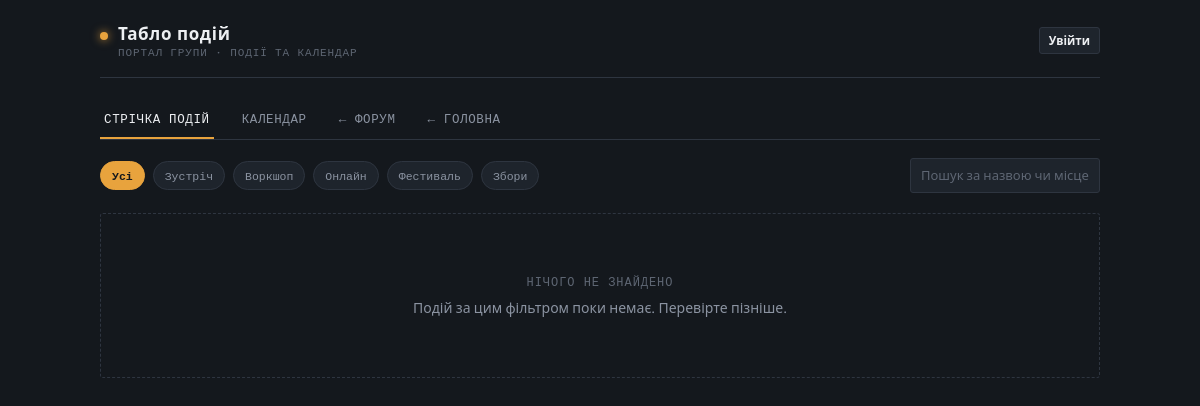
/events/, run on an earlier commit of the app's database.
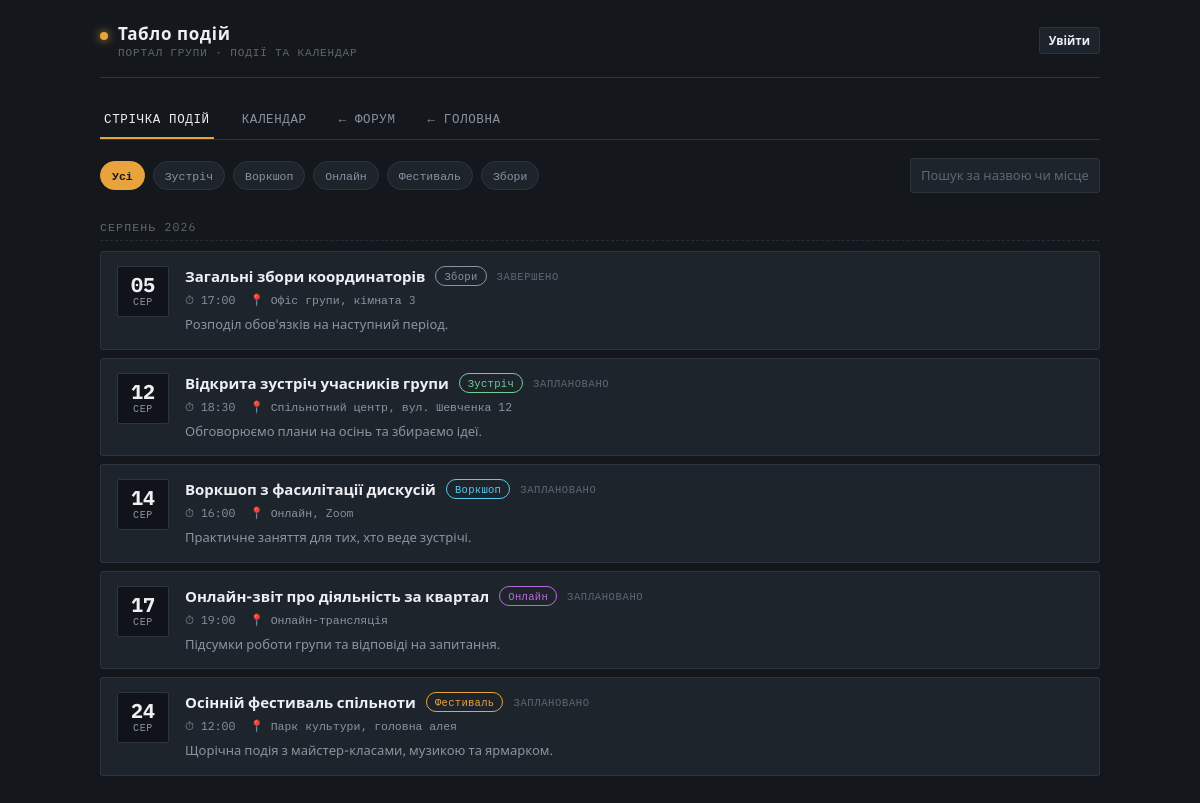
And on a later commit of the database.
### events/models.py (models this page shows, shortened)
class Event(models.Model):
    class Category(models.TextChoices):
        MEETING  = 'meeting',  'Зустріч'
        WORKSHOP = 'workshop', 'Воркшоп'
        ONLINE   = 'online',   'Онлайн'
        FESTIVAL = 'festival', 'Фестиваль'
        BOARD    = 'board',    'Збори'
    class Status(models.TextChoices):
        PLANNED   = 'planned',   'Заплановано'
        DONE      = 'done',      'Завершено'
        CANCELLED = 'cancelled', 'Скасовано'
    title       = models.CharField('Назва', max_length=200)
    description = models.TextField('Опис', blank=True)
    date        = models.DateField('Дата')
    time        = models.TimeField('Час')
    location    = models.CharField('Місце проведення', max_length=255, blank=True)
    category    = models.CharField(
        'Категорія', max_length=20,
        choices=Category.choices, default=Category.MEETING,
    )
    status = models.CharField(
        'Статус', max_length=20,
        choices=Status.choices, default=Status.PLANNED,
    )
    created_by = models.ForeignKey(
        settings.AUTH_USER_MODEL,
        verbose_name='Автор',
        on_delete=models.SET_NULL,
        null=True, blank=True,
        related_name='events_created',
    )
    created_at = models.DateTimeField('Створено', auto_now_add=True)
    updated_at = models.DateTimeField('Оновлено', auto_now=True)
    class Meta:
        ordering = ['date', 'time']
        verbose_name = 'Подія'
        verbose_name_plural = 'Події'

### events/views.py (the view)
# urls.py: path('',                          views.feed_view,     name='feed'),
def feed_view(request):
    events = Event.objects.all()
    category = request.GET.get('category', '')
    query = request.GET.get('q', '').strip()
    if category:
        events = events.filter(category=category)
    if query:
        events = events.filter(title__icontains=query) | events.filter(location__icontains=query)
    context = {
        'events': events.order_by('date', 'time'),
        'categories': Event.Category.choices,
        'active_category': category,
        'query': query,
        'can_manage': can_manage_events(request.user),
        'today': date.today(),
    }
    return render(request, 'events/feed.html', context)

### events/views.py (called while the page is built)
def can_manage_events(user):
    return user.is_authenticated and (
        user.is_staff or user.groups.filter(name='Moderators').exists()
    )

### events/templates/events/feed.html (shortened to what this page needs)
{% extends "events/base.html" %}
{% block content %}
  <div class="toolbar">
    <div class="filters">
      <a class="chip {% if not active_category %}active{% endif %}" href="?{% if query %}q={{ query }}{% endif %}">Усі</a>
      {% for value, label in categories %}
        <a class="chip {% if active_category == value %}active{% endif %}"
           href="?category={{ value }}{% if query %}&q={{ query }}{% endif %}">{{ label }}</a>
      {% endfor %}
    </div>
    <div class="toolbar-right">
      <form method="get" class="search-form">
        <input class="search" type="text" name="q" value="{{ query }}" placeholder="Пошук за назвою чи місцем…">
      </form>
    </div>
  </div>
  {% if events %}
    {% for event in events %}
      {% ifchanged event.date.month %}
        <div class="month-label">{{ event.date|date:"F Y" }}</div>
      {% endifchanged %}
      <div class="row {% if event.status == 'cancelled' %}cancelled{% endif %}">
        <div class="row-date">
          <div class="day">{{ event.date|date:"d" }}</div>
          <div class="mon">{{ event.date|date:"M" }}</div>
        </div>
        <div class="row-body">
          <div class="row-top">
            <p class="row-title">{{ event.title }}</p>
            <span class="tag tag-{{ event.category }}">{{ event.get_category_display }}</span>
            <span class="status">{{ event.get_status_display }}</span>
          </div>
          <div class="row-meta">
            <span>⏱ {{ event.time|time:"H:i" }}</span>
            <span>📍 {{ event.location|default:"—" }}</span>
          </div>
          {% if event.description %}<div class="row-desc">{{ event.description }}</div>{% endif %}
        </div>
      </div>
    {% endfor %}
  {% else %}
    <div class="empty">
      <div class="big">нічого не знайдено</div>
      {% if can_manage %}
        Подій за цим фільтром немає. Додайте нову — і вона з'явиться тут.
      {% else %}
        Подій за цим фільтром поки немає. Перевірте пізніше.
      {% endif %}
    </div>
  {% endif %}
{% endblock %}

### events/templates/events/base.html (shortened to what this page needs)
{% load static %}
<!DOCTYPE html>
<html lang="uk">
<head>
<link rel="stylesheet" href="{% static 'events/css/style.css' %}">
</head>
<body>
<div class="wrap">
  <div class="topbar">
    <a href="{% url 'events:feed' %}" class="brand">
      <span class="dot"></span>
      <div>
        <h1>Табло подій</h1>
        <div class="sub">портал групи · події та календар</div>
      </div>
    </a>
    <div class="account">
      {% if user.is_authenticated %}
        <span class="who">{{ user.username }}
          {% if user.is_staff %} · адміністратор
          {% elif user.groups.all %} · модератор{% endif %}
        </span>
        {% if user.is_staff %}
          <a class="btn btn-sm" href="{% url 'admin:index' %}">Адмін-панель</a>
        {% endif %}
        <a class="btn btn-sm" href="{% url 'forum:thread_list' %}">Форум</a>
        <form method="post" action="{% url 'logout' %}" style="display:inline;">
          {% csrf_token %}
          <button type="submit" class="btn btn-ghost btn-sm">Вийти</button>
        </form>
      {% else %}
        <a class="btn btn-sm" href="{% url 'login' %}">Увійти</a>
      {% endif %}
    </div>
  </div>
  <div class="tabs">
    <a class="tab {% if request.resolver_match.url_name == 'feed' %}active{% endif %}"
       href="{% url 'events:feed' %}">Стрічка подій</a>
    <a class="tab {% if request.resolver_match.url_name == 'calendar' %}active{% endif %}"
       href="{% url 'events:calendar' %}">Календар</a>
    <a class="tab" href="{% url 'forum:thread_list' %}">← Форум</a>
    <a class="tab" href="{% url 'home' %}">← Головна</a>
  </div>
  {% block content %}{% endblock %}
</div>
</body>
</html>

What changed in the data, as far as the page shows it:
added Event: date "СЕРПЕНЬ 2026", date "05", date "СЕР", title "Загальні збори координаторів", category "Збори", status "ЗАВЕРШЕНО", time "17:00", location "Офіс групи, кімната 3", description "Розподіл обов'язків на наступний період."
added Event: date "12", date "СЕР", title "Відкрита зустріч учасників групи", category "Зустріч", status "ЗАПЛАНОВАНО", time "18:30", location "Спільнотний центр, вул. Шевченка 12", description "Обговорюємо плани на осінь та збираємо ідеї."
added Event: date "14", date "СЕР", title "Воркшоп з фасилітації дискусій", category "Воркшоп", status "ЗАПЛАНОВАНО", time "16:00", location "Онлайн, Zoom", description "Практичне заняття для тих, хто веде зустрічі."
added Event: date "17", date "СЕР", title "Онлайн-звіт про діяльність за квартал", category "Онлайн", status "ЗАПЛАНОВАНО", time "19:00", location "Онлайн-трансляція", description "Підсумки роботи групи та відповіді на запитання."
added Event: date "24", date "СЕР", title "Осінній фестиваль спільноти", category "Фестиваль", status "ЗАПЛАНОВАНО", time "12:00", location "Парк культури, головна алея", description "Щорічна подія з майстер-класами, музикою та ярмарком."
Also different on the page:
text no longer shown: "НІЧОГО НЕ ЗНАЙДЕНО Подій за цим фільтром поки немає. Перевірте пізніше."
